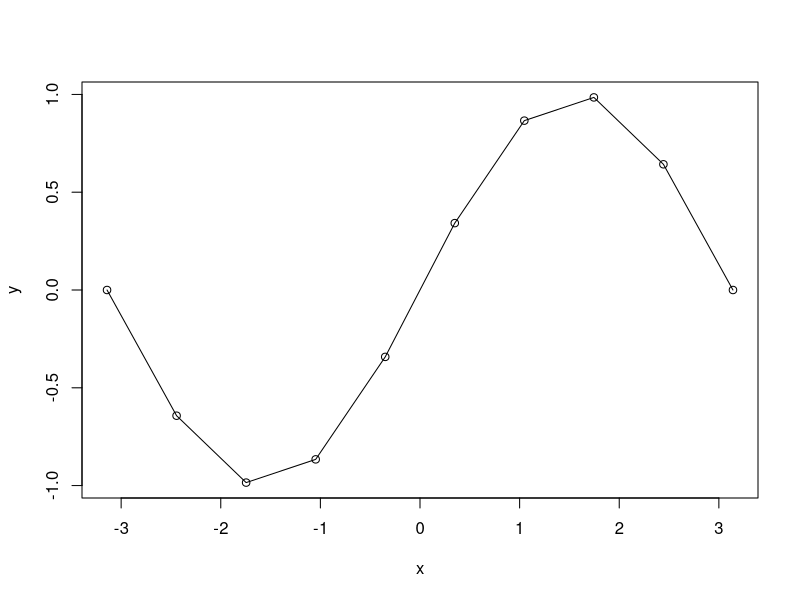
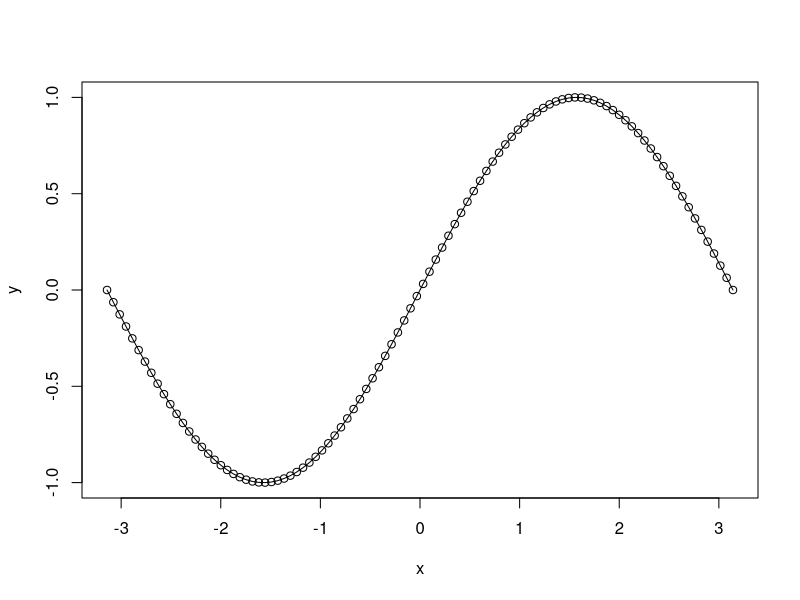
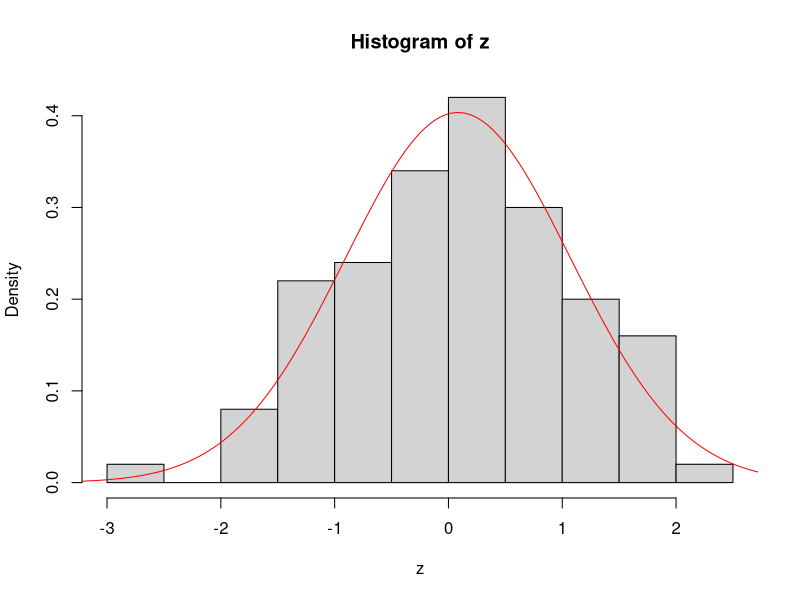

R code for these plots, in order:
## ---- chunk 1
a <- "My name"
a
## ---- chunk 2
mynumbers <- c(3,5,6,7,9)
mynumbers
mynumbers <- c(1:10)
mynumbers
## ---- chunk 3
a <- seq(0.5,2.5, length=100)
a
b <- seq(1,10,1)
b
mynumbers <- 1:12
m <-matrix(mynumbers, nrow=4)
m
## ---- chunk 4
x<-seq(-pi,pi,length=10)
y<-sin(x)
plot(x,y)
lines(x,y)
## ---- chunk 5
x<-seq(-pi,pi,length=100)
y<-sin(x)
plot(x,y)
lines(x,y)
## ---- chunk 6
z<-rnorm(100)
hist(z, prob=TRUE)
mu<-mean(z)
sig<-sd(z)
x<-seq(-4,4,length=500)
y<-dnorm(x,mu,sig)
lines(x,y, col='red')
